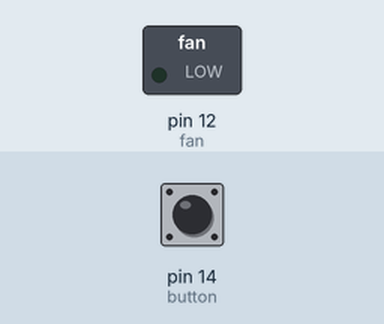
This sketch was run on a simulated Arduino Uno, built with avr-gcc and run on an emulated ATmega328P. On the bench: switched loads named in the sketch (green lamp = pin HIGH). The inputs (shaded band) are chosen by the test bench; at power-on: pin 14 (button) LOW.

Above: at 1.2 s.
1.3 s: pin 14 (button) pulled HIGH for 0.15 s
At 1.37 s:
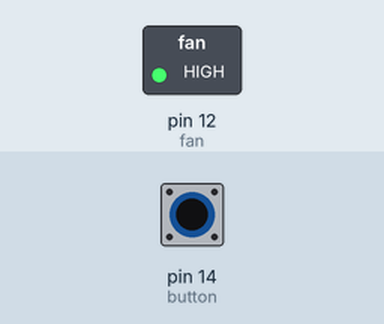
2.9 s: pin 14 (button) pulled HIGH for 3.2 s
At 7.0 s:
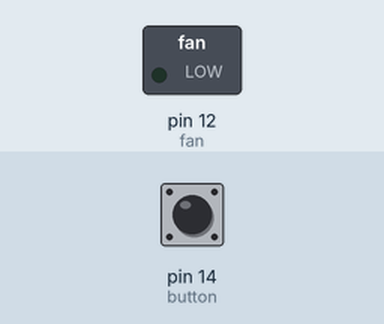
Timing chart, 0 to 8.5 s (numbered marks = the images above; inputs shaded):
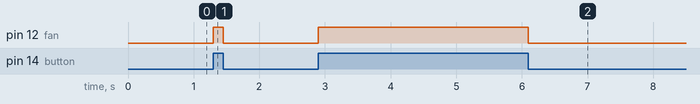

Measured:
- after the input at 1.3 s, pin 12 (fan): LOW → HIGH at once, → LOW 0.15 s later
- after the input at 2.9 s, pin 12 (fan): LOW → HIGH at once, → LOW 3.2 s later

The sketch:

relay_fan.ino
```cpp
int fan = 12; // initialise the pin number
int button = 14;  // initialise the pin number of button
void setup()
{
  pinMode(fan, OUTPUT); //setting the mode of pin (input/output)
  pinMode(button, INPUT); //setting the mode of button (input/output)
 }

// the loop function runs over and over again forever
void loop()
{
  if(digitalRead(button))    // Checking if button is high
  {
        digitalWrite(fan, HIGH);   // turn the fan OFF
  }
  else
  {
      digitalWrite(fan, LOW);     // turn the fan ON
  }
}
```
